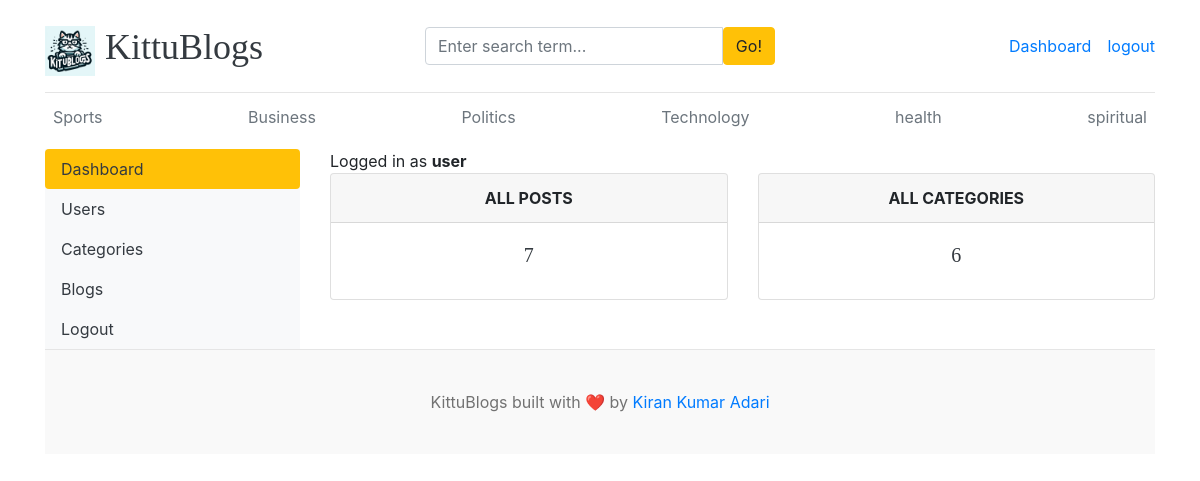
The page /dashboard/ (signed in) on the database its author committed.
### blogs/models.py (models this page shows, shortened)
class category(models.Model):
    category_name = models.CharField(max_length = 100,unique=True)
    created_at = models.DateTimeField(auto_now_add =True)
    updated_at = models.DateTimeField(auto_now = True)
    class Meta:
        verbose_name_plural = "categories"

class SocialLink(models.Model):
    platform = models.CharField(max_length=50)
    links = models.URLField(max_length=100)
    created_at=models.DateTimeField(auto_now_add =True)
    updated_at=models.DateTimeField(auto_now = True)

### dashboards/views.py (the view)
# urls.py: path('dashboard/',include('dashboards.urls')),
@login_required(login_url='login')
def dashboard(request):
    category_count=category.objects.all().count()
    blog_count=Blog.objects.all().count()
    context={
        'category_count':category_count,
        'blog_count':blog_count,
    }
    return render(request,'dashboard/dashboard.html',context)

### blogs/context_processors.py (called while the page is built)
def get_categories(request):
    categories=category.objects.all()
    return dict(categories=categories)

def get_social_links(request):
    social_links=SocialLink.objects.all()
    return dict(social_links=social_links)

### templates/dashboard/dashboard.html
{% extends 'base.html'%}
{% block content %}
<div class="row">
    {% include 'dashboard/sidebar.html'%}
    <div class="col-md-9">
        <span>Logged in as <b>{{user}}</b>  </span>
        <div class="row">
            <div class="col">
                <div class="card border-default mb-3">
                    <div class="card-header text-center text-uppercase font-weight-bold">All posts</div>
                    <div class="card-body text-dark">
                        <h5 class="card-title text-center">{{blog_count}}</h5>
                    </div>
                </div>
            </div>
            <div class="col">
                <div class="card border-default mb-3">
                    <div class="card-header text-center text-uppercase font-weight-bold">All categories</div>
                    <div class="card-body text-dark">
                        <h5 class="card-title text-center">{{category_count}}</h5>
                    </div>
                </div>
            </div>
        </div>
    </div>
</div>
{% endblock %}

### templates/base.html (shortened to what this page needs)
{% load static %}
<!DOCTYPE html>
<html lang="en">
<head>
    <link href="https://getbootstrap.com/docs/4.0/dist/css/bootstrap.min.css" rel="stylesheet">
    <link href="{% static 'css/blog.css'%}" rel="stylesheet">
    <link rel="stylesheet" href="https://cdnjs.cloudflare.com/ajax/libs/font-awesome/4.7.0/css/font-awesome.min.css">
  </head>
<body>
    <div class="container">
      <header class="blog-header py-3">
        <div class="row flex-nowrap justify-content-between align-items-center">
          <div class="col-4 pt-1">
            <a class="blog-header-logo text-dark" href="/">
              <img src="{% static 'images/Designer.png' %}" alt="Logo" style="height: 50px; margin-right: 10px;">KittuBlogs</a>
          </div>
          <div class="col-4">
            <form action="{% url 'search'%}" method ="GET">
              <div class="input-group">
                <input class="form-control" type="text" name="keyword" value="{{keyword}}" placeholder="Enter search term..." aria-label="Enter search term..." aria-describedby="button-search" />
                <button type="submit" class="btn btn-warning" id="button-search" type="button">Go!</button>
            </div>
            </form>
          </div>
          <div class="col-4 d-flex justify-content-end align-items-center">
            {% if not user.is_authenticated %}
            <a class="btn btn-sm btn-warning" href="{%url 'login'%}">Login</a> &nbsp;
            <a class="btn btn-sm btn-outline-secondary" href="{%url 'register'%}">Register</a>
            {% else %}
            <span><a href="{% url 'dashboard' %}">Dashboard</a></span>
            <span ><a href="{% url 'logout'%}">logout</a></span>
            {% endif %}
          </div>
        </div>
      </header>
      <div class="nav-scroller py-1 mb-2">
        <nav class="nav d-flex justify-content-between">
          {% for cat in categories %}
          <a class="p-2 text-muted" href="{% url 'post_by_category' cat.id %}">{{cat.category_name}}</a>
          {% endfor %}
        </nav>
      </div>
{% block content %}
{% endblock %}
<footer class="blog-footer">
{% for i in social_links %}
{% if forloop.counter == 2 %}
<p>KittuBlogs built with <span class="love-symbol">❤️</span> by <a href="{{i.links}}">Kiran Kumar Adari</a></p>
{% endif %}
{% endfor %}
</footer>
</body>
</html>

### blogmain/static/css/blog.css (style rules this page uses)
.blog-header { border-bottom: 1px solid #e5e5e5; }
.blog-header-logo { font-family: "Playfair Display", Georgia, "Times New Roman", serif; font-size: 2.25rem; }
h1, h2, h3, h4, h5, h6 { font-family: "Playfair Display", Georgia, "Times New Roman", serif; }
.blog-footer { padding: 2.5rem 0; color: #727272; text-align: center; background-color: #f9f9f9; border-top: .05rem solid #e5e5e5; }
.blog-footer p:last-child { margin-bottom: 0; }

### rows shown on the page
category: category_name "Sports"
category: category_name "Business"
category: category_name "Politics"
category: category_name "Technology"
category: category_name "health"
category: category_name "spiritual"

### other values the page prints
{{ user }} "user"
{{ blog_count }} "7"
{{ category_count }} "6"
